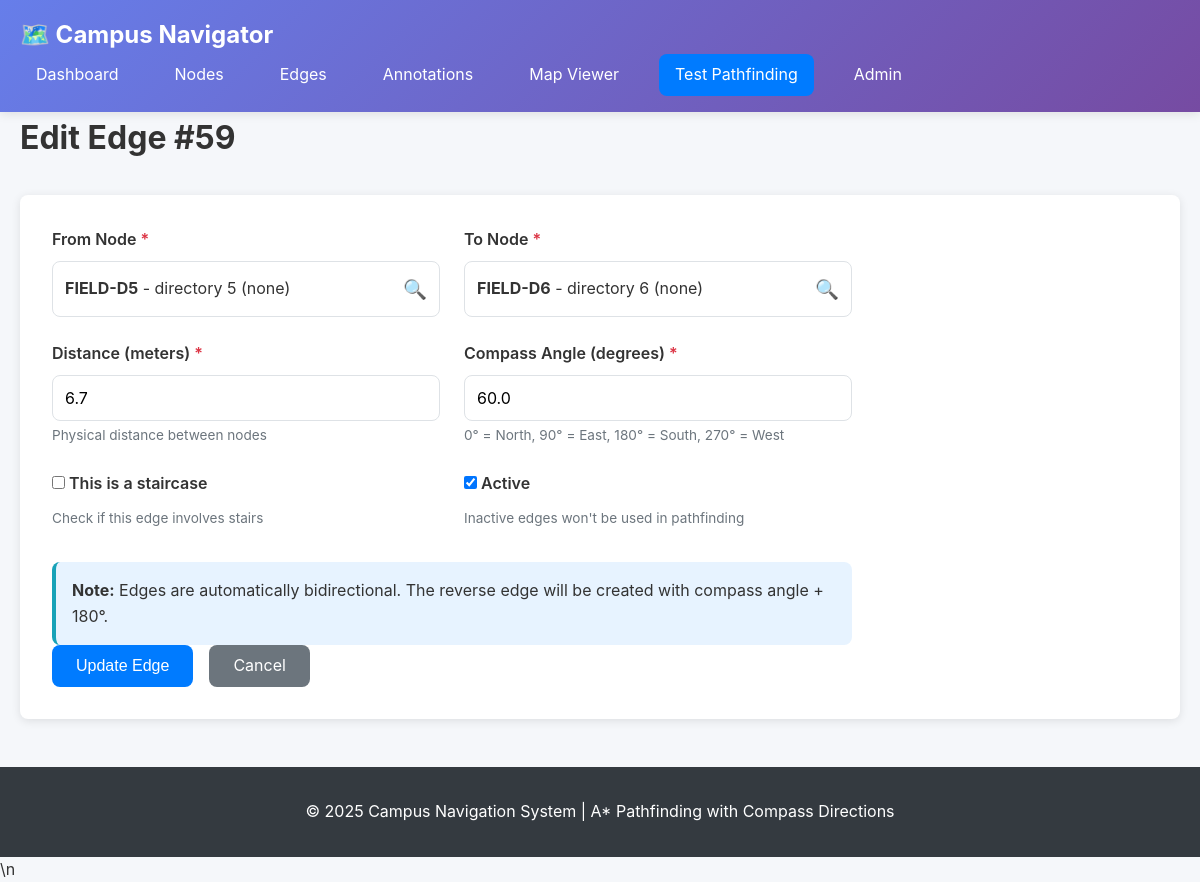
The page /edges/59/edit/ on the database its author committed.
### rec/models.py (models this page shows, shortened)
class Edges(models.Model):
    edge_id = models.AutoField(primary_key=True)
    from_node = models.ForeignKey(Nodes, related_name='from_edges', on_delete=models.CASCADE)
    to_node = models.ForeignKey(Nodes, related_name='to_edges', on_delete=models.CASCADE)
    distance = models.FloatField(validators=[MinValueValidator(0.0)]) #distance in meters
    compass_angle = models.FloatField(validators=[MinValueValidator(0.0)], help_text="Compass angle in degrees (0-360) from from_node to to_node")
    created_at = models.DateTimeField(auto_now_add=True)
    is_staircase = models.BooleanField(default=False) #Crucial. Set to True if this path is a stair.
    is_active = models.BooleanField(default=True) #If false, this edge is not considered in pathfinding.

class Nodes(models.Model):
    node_id = models.AutoField(primary_key=True)
    node_code = models.CharField(max_length=255, unique=True)
    name = models.CharField(max_length=255)
    building = models.CharField(max_length=255)
    floor_level = models.IntegerField()
    type_of_node = models.CharField(max_length=255, default='room')
    image360 = models.ImageField(upload_to='360_images/', blank=True, null=True, help_text='Upload 360° panorama image')
    qrcode = models.ImageField(upload_to='qrcodes/', blank=True, null=True, help_text='Auto-generated QR code')
    description = models.TextField(blank=True, null=True)
    map_x = models.FloatField(null=True, blank=True, validators=[MinValueValidator(0.0), MaxValueValidator(100.0)],
                              help_text='X coordinate on campus map (0-100%, left to right)')
    map_y = models.FloatField(null=True, blank=True, validators=[MinValueValidator(0.0), MaxValueValidator(100.0)],
                              help_text='Y coordinate on campus map (0-100%, top to bottom)')
    created_at = models.DateTimeField(auto_now_add=True)

### rec/views.py (the view, shortened to what this page needs)
# urls.py: path('edges/<int:edge_id>/edit/', views.edge_edit, name='edge_edit'),
def edge_edit(request, edge_id):
    edge = get_object_or_404(Edges, edge_id=edge_id)
    nodes = Nodes.objects.all().order_by('building', 'name')
    return render(request, 'rec/edge_form.html', {'mode': 'edit', 'edge': edge, 'nodes': nodes})

### rec/templates/rec/edge_form.html (shortened to what this page needs)
{% extends 'rec/base.html' %}
{% block content %}
<div class="page-header">
    <h1>{% if mode == 'edit' %}Edit Edge #{{ edge.edge_id }}{% else %}Create New Edge{% endif %}</h1>
</div>
<div class="form-container">
    <form method="post" class="data-form">
        <div class="form-grid">
            <div class="form-group">
                <label for="from_node">From Node <span class="required">*</span></label>
                <div class="node-selector" onclick="openNodeModal('from_node')">
                    <div class="node-selector-display" id="from_node_display">
                        {% if mode == 'edit' %}
                            <strong>{{ edge.from_node.node_code }}</strong> - {{ edge.from_node.name }} ({{ edge.from_node.building }})
                        {% else %}
                            <span class="placeholder">Click to select starting node...</span>
                        {% endif %}
                    </div>
                    <span class="node-selector-icon">🔍</span>
                </div>
            </div>
            <div class="form-group">
                <label for="to_node">To Node <span class="required">*</span></label>
                <div class="node-selector" onclick="openNodeModal('to_node')">
                    <div class="node-selector-display" id="to_node_display">
                        {% if mode == 'edit' %}
                            <strong>{{ edge.to_node.node_code }}</strong> - {{ edge.to_node.name }} ({{ edge.to_node.building }})
                        {% else %}
                            <span class="placeholder">Click to select destination node...</span>
                        {% endif %}
                    </div>
                    <span class="node-selector-icon">🔍</span>
                </div>
            </div>
            <div class="form-group">
                <label for="distance">Distance (meters) <span class="required">*</span></label>
                <input type="number" id="distance" name="distance" step="0.01" min="0" required
                       value="{% if mode == 'edit' %}{{ edge.distance }}{% endif %}"
                       placeholder="e.g., 15.5">
                <small>Physical distance between nodes</small>
            </div>
            <div class="form-group">
                <label for="compass_angle">Compass Angle (degrees) <span class="required">*</span></label>
                <input type="number" id="compass_angle" name="compass_angle" step="0.1" min="0" max="360" required
                       value="{% if mode == 'edit' %}{{ edge.compass_angle }}{% endif %}"
                       placeholder="e.g., 90">
                <small>0° = North, 90° = East, 180° = South, 270° = West</small>
            </div>
            <div class="form-group">
                <label>
                    <input type="checkbox" name="is_staircase"
                           {% if mode == 'edit' and edge.is_staircase %}checked{% endif %}>
                    This is a staircase
                </label>
                <small>Check if this edge involves stairs</small>
            </div>
            <div class="form-group">
                <label>
                    <input type="checkbox" name="is_active"
                           {% if mode == 'create' or mode == 'edit' and edge.is_active %}checked{% endif %}>
                    Active
                </label>
                <small>Inactive edges won't be used in pathfinding</small>
            </div>
        </div>
        <div class="info-box">
            <strong>Note:</strong> Edges are automatically bidirectional. The reverse edge will be created with compass angle + 180°.
        </div>
        <div class="form-actions">
            <button type="submit" class="btn-primary">{% if mode == 'edit' %}Update{% else %}Create{% endif %} Edge</button>
            <a href="{% url 'edges_list' %}" class="btn-secondary">Cancel</a>
        </div>
    </form>
</div>
{% endblock %}
{% block extra_js %}\n
{% endblock %}

### rec/static/rec/css/style.css (style rules this page uses)
:root { --primary-color: #007bff; --secondary-color: #6c757d; --success-color: #28a745; --danger-color: #dc3545; --warning-color: #ffc107; --info-color: #17a2b8; --light-color: #f8f9fa; --dark-color: #343a40; --border-color: #dee2e6; --border-radius: 8px; --box-shadow: 0 2px 10px rgba(0,0,0,0.1); }
* { margin: 0; padding: 0; box-sizing: border-box; }
body { font-family: -apple-system, BlinkMacSystemFont, 'Segoe UI', Roboto, 'Helvetica Neue', Arial, sans-serif; line-height: 1.6; color: #333; background: #f5f7fa; }
.page-header { display: flex; justify-content: space-between; align-items: center; margin-bottom: 2rem; }
.page-header h1 { font-size: 2rem; }
.btn-primary, .btn-secondary, .btn-danger, .btn-link { display: inline-block; padding: 0.5rem 1.5rem; border: none; border-radius: var(--border-radius); text-decoration: none; cursor: pointer; font-size: 1rem; transition: all 0.3s; }
.btn-primary { background: var(--primary-color); color: white; }
.btn-secondary { background: var(--secondary-color); color: white; }
.form-container { background: white; padding: 2rem; border-radius: var(--border-radius); box-shadow: var(--box-shadow); }
.data-form { max-width: 800px; }
.form-grid { display: grid; grid-template-columns: repeat(auto-fit, minmax(300px, 1fr)); gap: 1.5rem; margin-bottom: 2rem; }
.form-group { display: flex; flex-direction: column; }
.form-group label { font-weight: 600; margin-bottom: 0.5rem; }
.form-group input, .form-group select, .form-group textarea { padding: 0.75rem; border: 1px solid var(--border-color); border-radius: var(--border-radius); font-size: 1rem; font-family: inherit; }
.form-group small { color: var(--secondary-color); font-size: 0.85rem; margin-top: 0.25rem; }
.required { color: var(--danger-color); }
.node-selector, .node-selector-pathfinding { display: flex; align-items: center; padding: 0.75rem; border: 1px solid var(--border-color); border-radius: var(--border-radius); cursor: pointer; background: white; transition: all 0.3s; }
.node-selector-display { flex: 1; }
.node-selector-icon { margin-left: 0.5rem; font-size: 1.2rem; }
.form-actions { display: flex; gap: 1rem; }
.info-box { background: #e7f3ff; border-left: 4px solid var(--info-color); padding: 1rem; margin-top: 1.5rem; border-radius: var(--border-radius); }

### rec/templates/rec/edge_form.html (style rules this page uses)
.node-selector { display: flex; align-items: center; padding: 0.75rem; border: 1px solid var(--border-color); border-radius: var(--border-radius); cursor: pointer; background: white; transition: all 0.3s; }
.node-selector-display { flex: 1; }
.node-selector-icon { margin-left: 0.5rem; font-size: 1.2rem; }

### rows shown on the page
Edges: edge_id "59", from_node.node_code "FIELD-D5", from_node.name "directory 5", from_node.building "none", to_node.node_code "FIELD-D6", to_node.name "directory 6", to_node.building "none", distance "6.7", compass_angle "60.0", is_active "☑"
